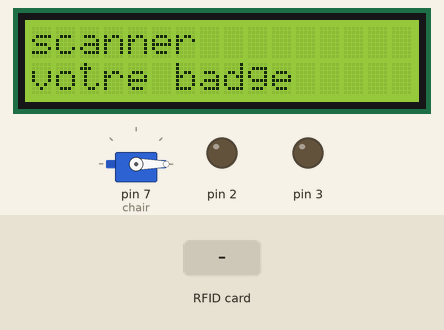
This sketch was run on a simulated Arduino Mega 2560, built with avr-gcc and run on an emulated ATmega2560. Shown: 16×2 character LCD, servo, output pins drawn as LEDs (lit = HIGH). The inputs (shaded band) are chosen by the test bench. Pins used as bus, display or sensor lines are not drawn; what the sketch prints to the serial monitor is not drawn.

Above: at 1.3 s.
1.4 s: RFID card 29 55 01 B9 held to the reader
At 1.9 s:
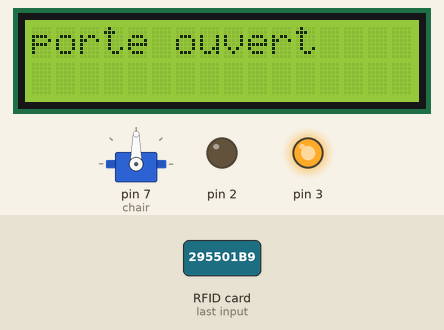
2.9 s: RFID card 29 55 01 B9 held to the reader
At 3.7 s:
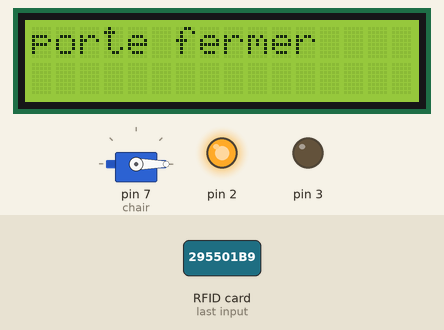
At 7.3 s:
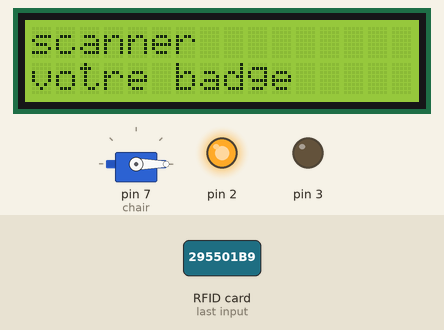
Timing chart, 0 to 8.8 s (numbered marks = the images above; inputs shaded):
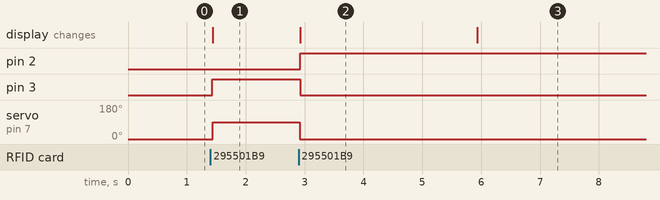

Measured:
- after the input at 1.4 s, pin 3: LOW → HIGH at once; servo on pin 7 (chair): 0° → 90° at once; the display: changes at once (image 1)
- after the input at 2.9 s, pin 2: LOW → HIGH at once; pin 3: HIGH → LOW at once; servo on pin 7 (chair): 90° → 0° at once; the display: changes at once (image 2)
- what the display in image 2 shows lasts 3.0 s, from 2.9 s to 5.9 s

The sketch:

rfid_placard.ino
```cpp
#include <SPI.h>
#include <MFRC522.h>
#include <EEPROM.h>
#include <Servo.h>
#include "LiquidCrystal.h"

#define RST_PIN 49
#define SS_PIN 53
#define chair 7

MFRC522 mfrc522(SS_PIN, RST_PIN);
MFRC522::MIFARE_Key key;
Servo myServo;

String card1 = "29 55 01 B9";
String card2 = "99 2E CA 55";
String currentTagId = "";
boolean state = false;

LiquidCrystal lcd(8, 9, 10, 11, 12,13);  //Pins où on va connecter l'écran (RS, E, D4, D5, D6, D7)


void setup() {
   lcd.begin(16, 2);   //on initialise l'écran
  Serial.begin(9600);
  SPI.begin();
  mfrc522.PCD_Init();
  pinMode(chair, OUTPUT);
  myServo.attach(7); // dire que le servo et sur le pin 7
  myServo.write(0);  // le moteur se met a 0°
   lcd.clear();
    lcd.print("scanner");
    lcd.setCursor(0, 1);
    lcd.print("votre badge");

  Serial.println("Please Tagging the Reader");
  Serial.println("--------------------------");
  Serial.println();

 pinMode(2, OUTPUT);
 pinMode(3, OUTPUT);
}

void loop() {
  if ( ! mfrc522.PICC_IsNewCardPresent()) {
    return;
  }
  if ( ! mfrc522.PICC_ReadCardSerial()) {
    return;
  }

  for (byte i = 0; i < mfrc522.uid.size; i++)
  {
    currentTagId += mfrc522.uid.uidByte[i] < 0x10 ? " 0" : " ";
    currentTagId += String(mfrc522.uid.uidByte[i], HEX);
  }

  currentTagId.trim();
  currentTagId.toUpperCase();

  Serial.print("Card 1: ");
  Serial.println(card1);
  Serial.print("Card 2: ");
  Serial.println(card2);
  Serial.print("Check : ");
  Serial.println(currentTagId);


  Serial.println();


  if (currentTagId == card1) {
    // Serial.println(state);
    if (state == false) {
      lcd.setCursor(0, 0);
    lcd.clear();
      lcd.print("porte ouvert");
      digitalWrite(2, LOW);  // Extinction de la LED : état bas = LOW
      digitalWrite(3, HIGH); // Allumage de la LED : état haut = HIGH
     myServo.write(90);
      Serial.println("Pragnent Card");
      state = true;
      currentTagId = "";
      delay(500);
    }
     else {
      myServo.write(0);
      lcd.setCursor(0, 0);
      lcd.clear();
      lcd.print("porte fermer");
       digitalWrite(3, LOW);  // Extinction de la LED : état bas = LOW
      digitalWrite(2, HIGH); // Allumage de la LED : état haut = HIGH
      delay(3000);
      lcd.clear();
      lcd.print("scanner");
    lcd.setCursor(0, 1);
    lcd.print("votre badge");
      Serial.println("scan");
      state = false;
      currentTagId = "";
      delay(500);
    }
  }
  if (currentTagId == card2) {
    myServo.write(0);
    Serial.println("No Pragnent Card");
    state = false;
    currentTagId = "";
    delay(500);
  }
  Serial.println();
  delay(200);

}
```
